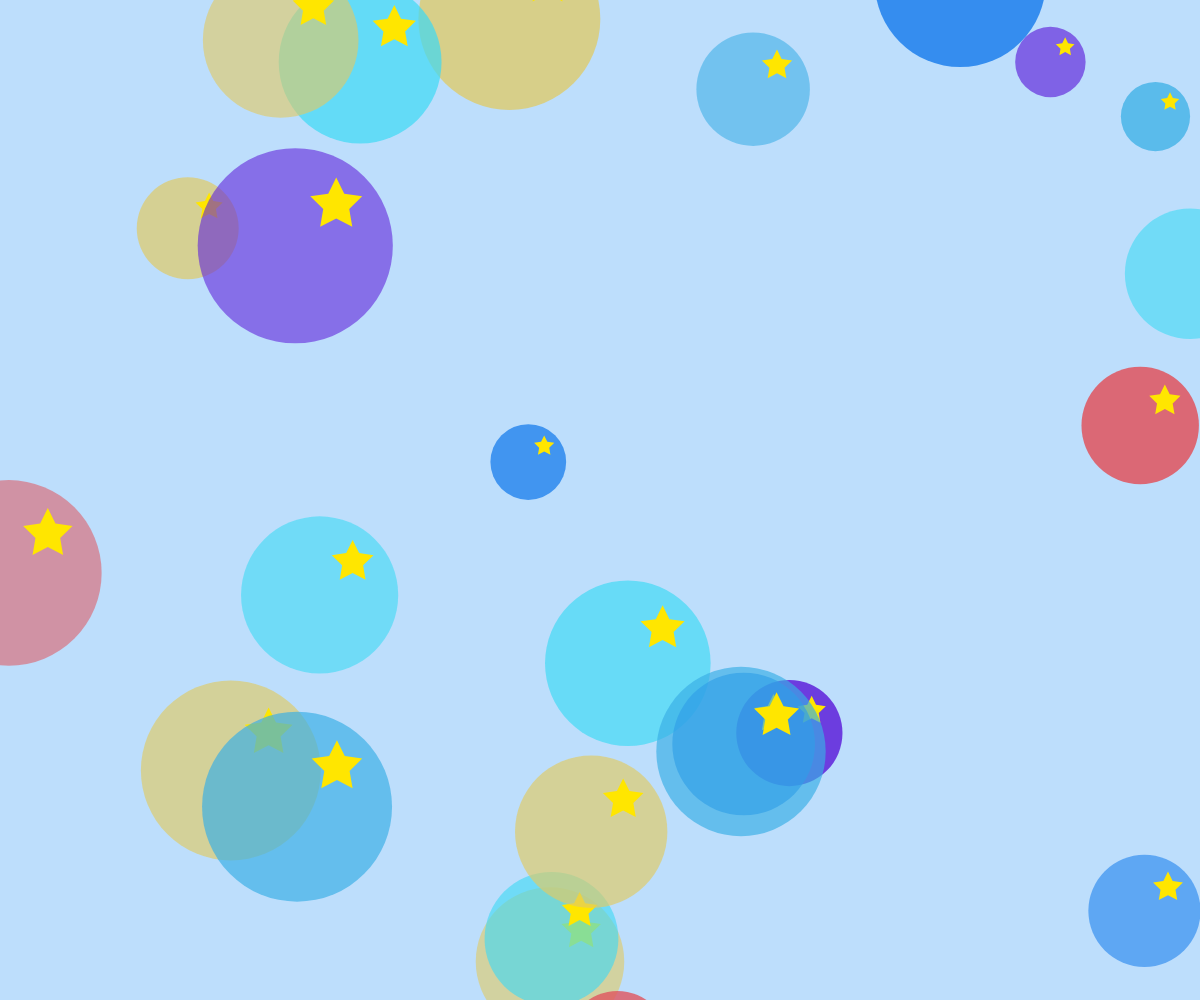
Frame 1 (no input)
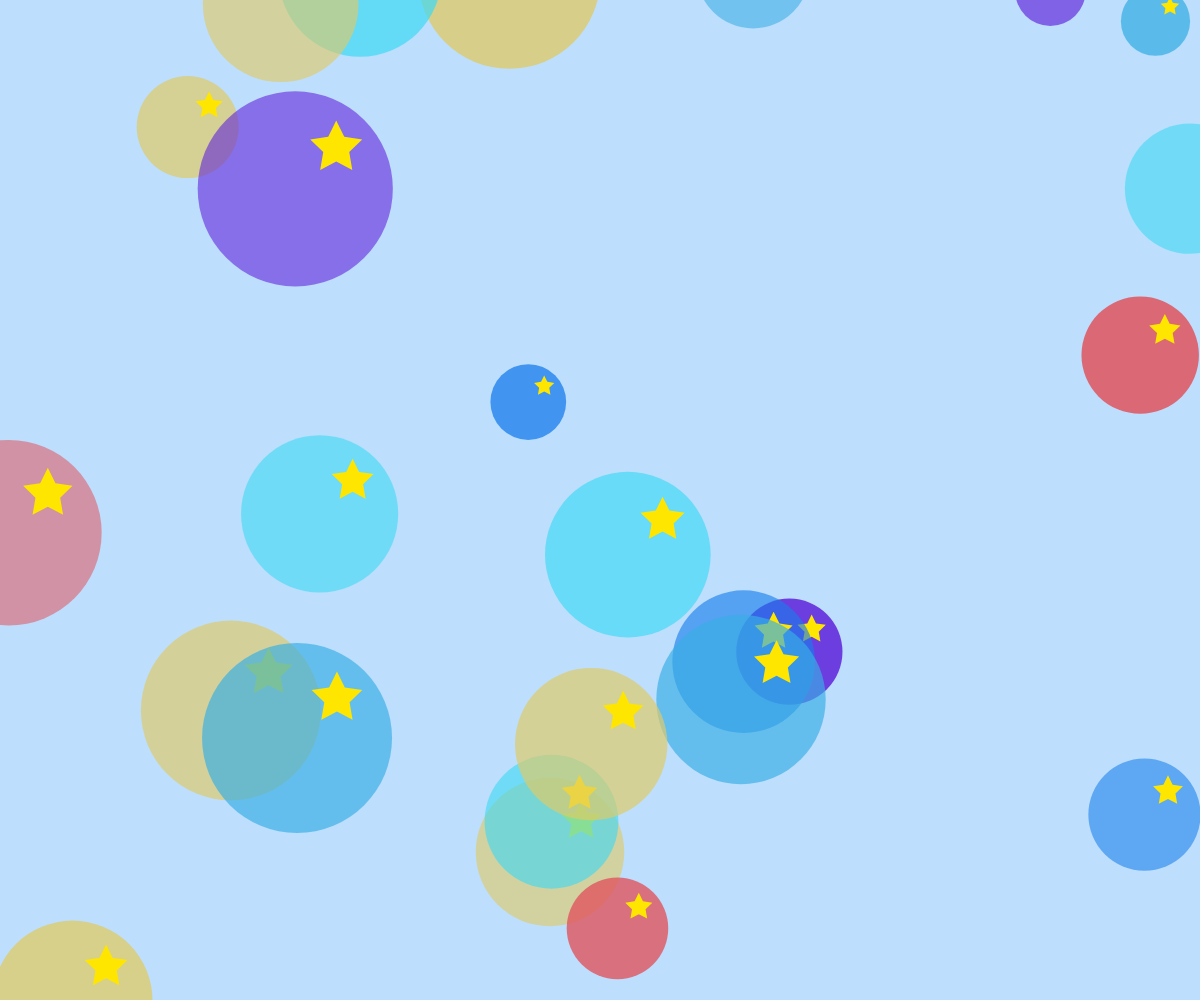
Frame 60 (no input)
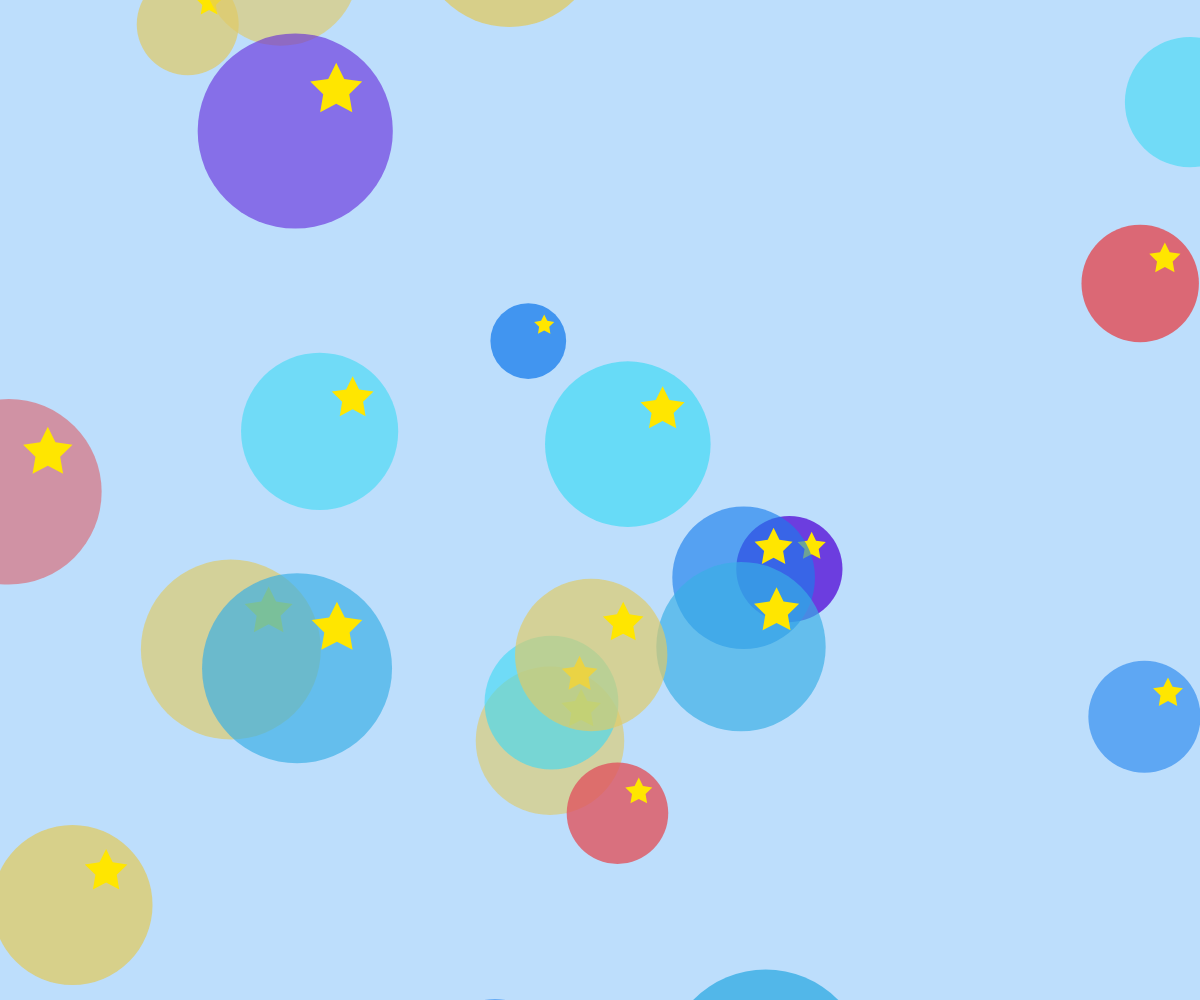
Frame 120 (the mouse pressed at the canvas centre since frame 60)

The p5.js sketch that drew these frames (run headless with seeded random() and noise() and a simulated clock; from frame 60 on, the mouse is pressed at the canvas centre):

// p5.js sketch
// ── sketch.js
// 宣告用於儲存所有上浮光斑物件的陣列
let spots = [];

// 定義參考圖片中擷取的鮮明多彩色盤陣列（包含青藍、亮紅、天藍、寶藍、深紫藍、芥黃）
const palette = [
  [61, 218, 245],   // 亮青藍
  [224, 86, 96],    // 珊瑚亮紅
  [26, 126, 237],   // 鮮明寶藍
  [95, 34, 219],    // 深紫藍
  [224, 203, 102],  // 芥黃色
  [58, 175, 230]    // 澄澈天藍
];

// 定義初始化設定函式，於網頁載入時僅執行一次
function setup() {
  // 建立符合當前瀏覽器視窗大小的全螢幕畫布
  createCanvas(windowWidth, windowHeight);
  // 取消繪製所有圖形的外框線
  noStroke();
  // 依據視窗面積初始化所有光斑實體
  initSpots();
}

// 定義持續繪圖迴圈函式，每秒執行約 60 次以維持平滑流暢的動畫
function draw() {
  // 繪製參考圖片中的淡天藍色背景底色
  background(189, 222, 252);

  // 遍歷所有光斑物件進行垂直位置更新與繪製
  for (let spot of spots) {
    // 呼叫物件內部方法更新 Y 座標位置
    spot.update();
    // 呼叫物件內部方法在畫布上繪製光斑與右上星星
    spot.display();
  }
}

// 根據畫面面積動態生成光斑數量的初始化函式
function initSpots() {
  // 清空現有的光斑陣列資料
  spots = [];
  // 依據畫面總像素動態計算數量（每 45000 平方像素產生 1 個光斑，最少維持 12 個）
  let count = max(12, floor((width * height) / 45000));

  // 迴圈實例化指定數量的光斑物件
  for (let i = 0; i < count; i++) {
    // 初始載入時隨機分布在全螢幕垂直高度上，避免啟動時畫面底部過度擁擠
    let initialY = random(-50, height + 100);
    // 將新建立的光斑實體加入陣列中
    spots.push(new LightSpot(initialY));
  }
}

// 定義光斑物件類別（封裝圓形光斑與右上五角星星）
class LightSpot {
  // 建構函式，可指定初始垂直座標
  constructor(initialY) {
    // 隨機分派水平 X 座標，預留稍微超出兩側邊界的範圍以增加自然延伸感
    this.x = random(-30, width + 30);
    // 設定垂直 Y 座標（若未指定則放於畫布底端外側）
    this.y = (initialY !== undefined) ? initialY : height + random(50, 150);
    // 隨機重設光斑基本屬性（尺寸、透明度、色彩、速度）
    this.resetAttributes();
  }

  // 隨機生成或重置光斑各項屬性值的方法
  resetAttributes() {
    // 隨機決定光斑直徑（尺寸介於 60px 至 220px 之間）
    this.size = random(60, 220);
    // 隨機決定半透明度（Alpha: 140 至 220，兼具色彩飽和度與疊色層次）
    this.alpha = random(140, 220);
    // 從色盤陣列中隨機挑選一組 RGB 色彩
    this.color = random(palette);
    // 隨機決定往上漂浮的移動速度（介於 0.6 至 2.0 像素之間）
    this.speed = random(0.6, 2.0);
  }

  // 更新光斑位置與生命週期的方法
  update() {
    // 讓光斑依照設定速度往上浮動（垂直 Y 座標遞減）
    this.y -= this.speed;

    // 當光斑完全穿出畫面頂端（超出自身直徑距離以上）
    if (this.y < -this.size) {
      // 將垂直位置重新放回畫面底部下方等待上浮
      this.y = height + this.size / 2 + random(10, 80);
      // 重新隨機指派水平 X 座標
      this.x = random(-30, width + 30);
      // 重新賦予新的大小、透明度、隨機色彩與速度
      this.resetAttributes();
    }
  }

  // 繪製光斑與右上五角星的方法
  display() {
    // 設定主要圓形光斑的填滿色彩與透明度
    fill(this.color[0], this.color[1], this.color[2], this.alpha);
    // 於當前座標繪製主要圓形光斑
    circle(this.x, this.y, this.size);

    // 依據圓形直徑等比例計算右上星星的外徑尺寸（約為直徑的 14%）
    let starRadius = this.size * 0.14;
    // 計算右上星星的相對水平偏移量（約為半徑的 42%）
    let offsetX = (this.size / 2) * 0.42;
    // 計算右上星星的相對垂直偏移量（往上偏移約為半徑的 42%）
    let offsetY = (this.size / 2) * 0.42;

    // 設定星星顏色為明亮的亮黃色
    fill(255, 230, 0);
    // 呼叫五角星繪製函式，並傳入內外半徑（內徑取外徑的一半）
    this.drawStar(this.x + offsetX, this.y - offsetY, starRadius * 0.5, starRadius, 5);
  }

  // 繪製五角星頂點的自訂方法（傳入中心座標、內徑、外徑與角數）
  drawStar(x, y, radius1, radius2, npoints) {
    // 計算每個頂點的角位移量（兩倍圓周率除以頂點總數）
    let angle = TWO_PI / npoints;
    // 計算內凹點相對於外頂點的半角位移量
    let halfAngle = angle / 2.0;
    // 開始自訂頂點形狀
    beginShape();
    // 迴圈依序計算每個尖端與內凹處的頂點位置
    for (let a = -HALF_PI; a < TWO_PI - HALF_PI; a += angle) {
      // 計算外凸頂點的水平 X 座標
      let sx = x + cos(a) * radius2;
      // 計算外凸頂點的垂直 Y 座標
      let sy = y + sin(a) * radius2;
      // 新增外凸頂點到形狀中
      vertex(sx, sy);
      // 計算內凹頂點的水平 X 座標
      sx = x + cos(a + halfAngle) * radius1;
      // 計算內凹頂點的垂直 Y 座標
      sy = y + sin(a + halfAngle) * radius1;
      // 新增內凹頂點到形狀中
      vertex(sx, sy);
    }
    // 結束形狀定義並封閉路徑進行填色
    endShape(CLOSE);
  }
}

// 監聽視窗尺寸改變的事件函式，當使用者調整瀏覽器視窗時自動觸發
function windowResized() {
  // 重新調整畫布尺寸以貼齊新的視窗大小
  resizeCanvas(windowWidth, windowHeight);
  // 重新計算並依據新視窗面積生成適當數量的光斑實體
  initSpots();
}
